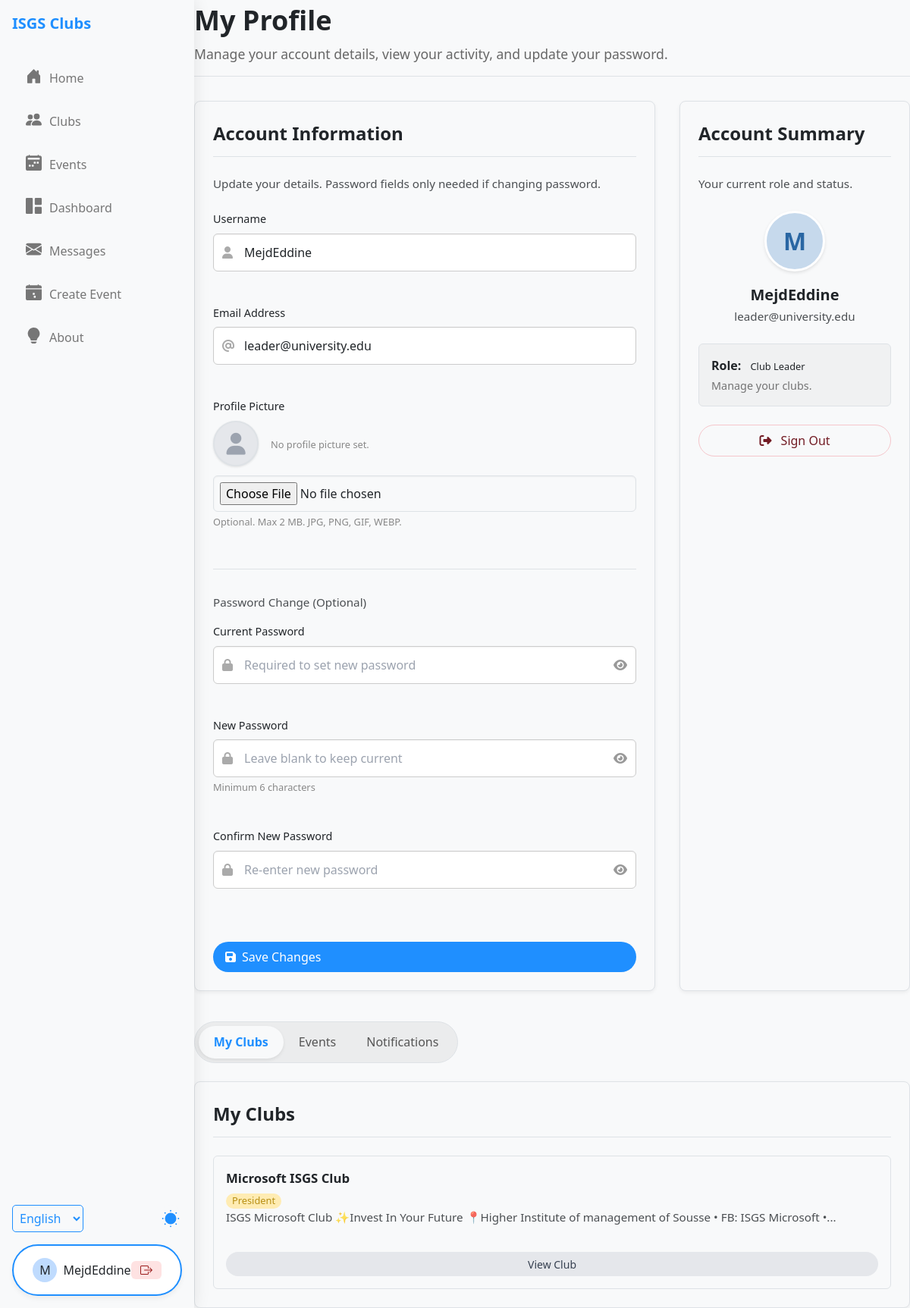
The app's page /profile.php (signed in) with its own data.
### tables this page shows
CREATE TABLE IF NOT EXISTS `users` (
  `id` int NOT NULL AUTO_INCREMENT,
  `username` varchar(50) NOT NULL,
  `email` varchar(100) NOT NULL,
  `password` varchar(255) NOT NULL,
  `role` enum('student','club_leader','admin') NOT NULL DEFAULT 'student',
  `is_banned` tinyint(1) NOT NULL DEFAULT '0',
  `ban_reason` text,
  `banned_until` datetime DEFAULT NULL COMMENT 'Null for permanent ban',
  `created_at` timestamp NOT NULL DEFAULT CURRENT_TIMESTAMP,
  `profile_picture_path` varchar(100) DEFAULT NULL,
  PRIMARY KEY (`id`),
  UNIQUE KEY `username` (`username`),
  UNIQUE KEY `email` (`email`),
  KEY `idx_user_status` (`is_banned`)
);

CREATE TABLE IF NOT EXISTS `club_members` (
  `id` int NOT NULL AUTO_INCREMENT,
  `user_id` int NOT NULL,
  `club_id` int NOT NULL,
  `role` enum('member','leader','pending') NOT NULL DEFAULT 'pending',
  `joined_at` timestamp NOT NULL DEFAULT CURRENT_TIMESTAMP,
  `department` enum('President','Vice President','HR Responsible','General Secretary','Media Responsible','Sponsoring Responsible','Logistique Responsible','Media Member','Sponsoring Member','Logistique Member','General Member') NOT NULL DEFAULT 'General Member',
  PRIMARY KEY (`id`),
  UNIQUE KEY `unique_membership` (`user_id`,`club_id`),
  KEY `idx_club_pending` (`club_id`,`role`)
);

CREATE TABLE IF NOT EXISTS `clubs` (
  `id` int NOT NULL AUTO_INCREMENT,
  `name` varchar(100) NOT NULL,
  `description` text,
  `category` varchar(50) NOT NULL,
  `meeting_schedule` varchar(100) DEFAULT NULL,
  `status` enum('pending','active','rejected') NOT NULL DEFAULT 'pending',
  `proposed_by_user_id` int DEFAULT NULL COMMENT 'User ID who submitted the request',
  `created_at` timestamp NOT NULL DEFAULT CURRENT_TIMESTAMP,
  `logo_path` varchar(100) DEFAULT NULL,
  PRIMARY KEY (`id`),
  KEY `proposed_by_user_id` (`proposed_by_user_id`),
  KEY `idx_club_status` (`status`)
);

### profile.php (the view, shortened to what this page needs)
<?php
require_once 'config/database.php';
$userId = $_SESSION['user']['id'];
$stmtUser = $pdo->prepare("SELECT username, email, role, password, profile_picture_path FROM users WHERE id = :id");
$stmtUser->bindParam(':id', $userId, PDO::PARAM_INT); $stmtUser->execute();
$currentUserData = $stmtUser->fetch(PDO::FETCH_ASSOC);
$username = $currentUserData['username']; $email = $currentUserData['email']; $userRole = $currentUserData['role']; $currentPasswordHash = $currentUserData['password'];
$currentProfilePicPath = $currentUserData['profile_picture_path'];
$userClubs = []; $userEvents = []; $allNotifications = [];
try {
    if ($userRole !== 'admin') { $queryClubs = "SELECT c.*, cm.role as member_role,department FROM clubs c JOIN club_members cm ON c.id = cm.club_id WHERE cm.user_id = :uid1 ORDER BY c.name ASC"; $stmtClubs = $pdo->prepare($queryClubs); $stmtClubs->bindParam(':uid1', $userId, PDO::PARAM_INT); $stmtClubs->execute(); $userClubs = $stmtClubs->fetchAll(PDO::FETCH_ASSOC); }
} catch (PDOException $e) { if (strpos($e->getMessage(), 'event_attendees') !== false || strpos($e->getMessage(), 'events') !== false) { error_log("Events tables might not exist: " . $e->getMessage()); } else { error_log("Profile Data Fetch Error: " . $e->getMessage()); $pageError = "Could not load profile data."; }} catch (Exception $e) { error_log("Profile Page Error: " . $e->getMessage()); $pageError = "An error occurred loading the page."; }
include_once 'header.php';
?>
<main class="main-content profile-page-container">
    <div class="profile-content-wrapper">
        <div class="profile-header">
             <h1>My Profile</h1>
             <p>Manage your account details, view your activity, and update your password.</p>
        </div>
        <div class="profile-grid">
            <div class="profile-form-column card">
                 <h2>Account Information</h2> <p class="card-description">Update your details. Password fields only needed if changing password.</p>
                 <form method="POST" action="profile.php" class="profile-form" enctype="multipart/form-data">
                     <div class="form-group"> <label for="username">Username</label> <div class="input-wrapper icon-input"> <i class="input-icon fas fa-user"></i> <input type="text" id="username" name="username" value="<?php echo htmlspecialchars($username); ?>" class="form-input" required> </div> </div>
                     <div class="form-group"> <label for="email">Email Address</label> <div class="input-wrapper icon-input"> <i class="input-icon fas fa-at"></i> <input type="email" id="email" name="email" value="<?php echo htmlspecialchars($email); ?>" class="form-input" required> </div> </div>
                     <div class="form-group">
                        <label for="profile_picture">Profile Picture</label>
                        <div class="profile-pic-current">
                            <?php if ($currentProfilePicPath && file_exists(rtrim($_SERVER['DOCUMENT_ROOT'], '/') . $currentProfilePicPath)): ?>
                                <img src="<?php echo htmlspecialchars($currentProfilePicPath); ?>" alt="Current profile picture" class="current-pic-preview">
                                <label class="checkbox-label remove-pic-label">
                                    <input type="checkbox" name="remove_picture" value="1" class="form-checkbox">
                                    <span>Remove current picture</span>
                                </label>
                            <?php else: ?>
                                <div class="current-pic-preview default-pic">
                                    <i class="fas fa-user default-pic-icon"></i>
                                </div>
                                <small class="input-hint">No profile picture set.</small>
                            <?php endif; ?>
                        </div>
                        <input type="file" id="profile_picture" name="profile_picture" class="form-input file-input" accept=".jpg, .jpeg, .png, .gif, .webp">
                        <small class="input-hint">Optional. Max <?php echo MAX_FILE_SIZE_PROFILE / 1024 / 1024; ?> MB. JPG, PNG, GIF, WEBP.</small>
                    </div>
                     <hr class="form-divider"> <p class="form-section-info">Password Change (Optional)</p>
                     <div class="form-group"> <label for="current_password">Current Password</label> <div class="input-wrapper icon-input password-input-group"> <i class="input-icon fas fa-lock"></i> <input type="password" id="current_password" name="current_password" class="form-input" placeholder="Required to set new password"> <button type="button" class="password-toggle" data-target="current_password" aria-label="Toggle visibility"><i class="fas fa-eye eye-icon"></i><i class="fas fa-eye-slash eye-off-icon"></i></button> </div> </div>
                     <div class="form-group"> <label for="new_password">New Password</label> <div class="input-wrapper icon-input password-input-group"> <i class="input-icon fas fa-lock"></i> <input type="password" id="new_password" name="new_password" class="form-input" placeholder="Leave blank to keep current"> <button type="button" class="password-toggle" data-target="new_password" aria-label="Toggle visibility"><i class="fas fa-eye eye-icon"></i><i class="fas fa-eye-slash eye-off-icon"></i></button> </div> <small class="input-hint">Minimum 6 characters</small> </div>
                     <div class="form-group"> <label for="confirm_password">Confirm New Password</label> <div class="input-wrapper icon-input password-input-group"> <i class="input-icon fas fa-lock"></i> <input type="password" id="confirm_password" name="confirm_password" class="form-input" placeholder="Re-enter new password"> <button type="button" class="password-toggle" data-target="confirm_password" aria-label="Toggle visibility"><i class="fas fa-eye eye-icon"></i><i class="fas fa-eye-slash eye-off-icon"></i></button> </div> </div>
                     <div class="form-actions"> <button type="submit" name="update_profile" class="btn btn-primary"><i class="fas fa-save"></i> Save Changes</button> </div>
                 </form>
            </div>
            <div class="profile-summary-column card">
                 <h2>Account Summary</h2> <p class="card-description">Your current role and status.</p> <div class="profile-avatar-section">
                     <div class="summary-avatar">
                          <?php if ($currentProfilePicPath && file_exists(rtrim($_SERVER['DOCUMENT_ROOT'], '/') . $currentProfilePicPath)): ?>
                              <img src="<?php echo htmlspecialchars($currentProfilePicPath); ?>" alt="Profile Picture" class="summary-avatar-img">
                          <?php else: ?>
                              <span class="summary-avatar-initial">
                                  <?php echo strtoupper(substr(htmlspecialchars($username), 0, 1)); ?>
                              </span>
                          <?php endif; ?>
                     </div>
                     <h3><?php echo htmlspecialchars($username); ?></h3> <p class="summary-email"><?php echo htmlspecialchars($email); ?></p> </div> <div class="profile-role-info"> <h4>Role: <span class="role-badge"><?php echo ucwords(str_replace('_', ' ', htmlspecialchars($userRole))); ?></span></h4> <p class="role-description"><?php switch ($userRole) { case 'admin': echo 'Full access.'; break; case 'club_leader': echo 'Manage your clubs.'; break; default: echo 'Join clubs & events.'; } ?></p> </div> <div class="account-actions"> <a href="actions/logout.php" class="btn btn-outline btn-danger"><i class="fas fa-sign-out-alt"></i> Sign Out</a> </div>
            </div>
        </div>
        <div class="profile-activity-section">
            <nav class="profile-tabs" aria-label="Profile Activity Sections">
                <?php if ($userRole !== 'admin'): ?>
                <button type="button" class="profile-tab-button active" data-tab-target="#profile-clubs" role="tab" aria-selected="true" aria-controls="profile-clubs">My Clubs</button>
                <button type="button" class="profile-tab-button" data-tab-target="#profile-events" role="tab" aria-selected="false" aria-controls="profile-events">Events</button>
                <?php endif; ?>
                <button type="button" class="profile-tab-button <?php echo ($userRole === 'admin') ? 'active' : ''; ?>" data-tab-target="#profile-notifications" role="tab" aria-selected="<?php echo ($userRole === 'admin') ? 'true' : 'false';?>" aria-controls="profile-notifications">Notifications</button>
            </nav>
            <div class="profile-tab-content">
                 <?php if ($userRole !== 'admin'): ?>
                <div id="profile-clubs" class="profile-tab-panel active" role="tabpanel">
                    <div class="card"><h2>My Clubs</h2> <?php  if (count($userClubs) > 0): ?><div class="list-container"><?php foreach ($userClubs as $club): ?><div class="list-item club-list-item"> <div class="item-main"> <strong class="item-title"><?php echo htmlspecialchars($club['name']); ?></strong> <?php if (($club['department'] ?? '') === 'President'): ?><span class="role-badge leader-badge"><?php echo htmlspecialchars($club['department']); ?></span><?php elseif(($club['department'] ?? '') === ''): ?><span class="role-badge member-badge">member</span><?php else: ?><span class="role-badge member-badge"><?php echo htmlspecialchars($club['department']); ?></span><?php endif; ?> <p class="item-description"><?php $desc=$club['description']??''; echo htmlspecialchars(substr($desc,0,120)).(strlen($desc)>120?'...':''); ?></p> </div> <a href="club-detail.php?page=club-detail&id=<?php echo $club['id'] ?? ''; ?>" class="btn btn-secondary btn-sm">View Club</a> </div><?php endforeach; ?></div><?php else: ?> <p class="empty-list-message">No clubs joined. <a href="index.php?page=clubs" class="text-link">Explore!</a></p> <?php endif; ?></div>
                </div>
                <?php endif;  ?>
            </div>
        </div>
    </div>
</main>
</body>
</html>

### styles.css (style rules this page uses)
* { margin: 0; padding: 0; box-sizing: border-box; }
body { font-family: sans-serif; background-color: #f0f2f5; display: flex; justify-content: center; align-items: center; min-height: 100vh; color: #333; }
.form-group { margin-bottom: 20px; }
label { display: block; font-size: 0.9em; font-weight: 600; color: #333; }
.input-wrapper { position: relative; }
.password-toggle { position: absolute; right: 10px; top: 50%; transform: translateY(-50%); background: none; border: none; cursor: pointer; padding: 5px; display: flex; align-items: center; justify-content: center; color: #888; }

### styles2.css (style rules this page uses)
:root { --primary-color: hsl(210, 100%, 56%); --primary-color-darker: hsl(210, 100%, 45%); --primary-color-lighter: hsl(210, 100%, 95%); --primary-color-dark-mode: hsl(210, 100%, 70%); --secondary-color: hsl(260, 80%, 65%); --background-color: #f8f9fa; --text-color: #212529; --muted-text-color: #6c757d; --border-color: #dee2e6; --card-bg: #ffffff; --card-shadow: 0 4px 15px rgba(0, 0, 0, 0.07); --card-hover-shadow: 0 8px 25px rgba(0, 0, 0, 0.1); }
body { background-color: var(--background-color); color: var(--text-color); font-family: 'Inter', -apple-system, BlinkMacSystemFont, "Segoe UI", Roboto, Helvetica, Arial, sans-serif, "Apple Color Emoji", "Segoe UI Emoji", "Segoe UI Symbol"; -webkit-font-smoothing: antialiased; -moz-osx-font-smoothing: grayscale; }
.btn { display: block; width: 100%; padding: 0.5rem 1rem; border-radius: 9999px; text-align: center; text-decoration: none; margin-top: 10px; transition: background-color 0.2s ease; }
.btn-outline { background-color: transparent; border: 1px solid var(--primary-color); color: var(--primary-color); }
.btn-primary { background-color: var(--primary-color); color: #ffffff; }
.main-content { margin-left: 256px; }
.card { background-color: var(--background-color); border: 1px solid var(--border-color); border-radius: 0.5rem; padding: 1.5rem; box-shadow: 0 4px 6px rgba(0, 0, 0, 0.05); transition: box-shadow 0.2s ease, transform 0.2s ease; }
.card p, .card-description { color: var(--text-color); opacity: 0.8; font-size: 0.95rem; line-height: 1.5; }
.input-wrapper input[type="email"], .input-wrapper input[type="password"], .input-wrapper input[type="text"] { width: 100%; padding: 12px 15px 12px 40px; border: 1px solid #ccc; border-radius: 6px; font-size: 1em; transition: border-color 0.2s ease; }
.card { background-color: var(--background-color); border: 1px solid var(--border-color); border-radius: 8px; box-shadow: 0 1px 3px rgba(0,0,0,0.05); }
.btn-secondary { background-color: #e5e7eb; color: #374151; border: 1px solid transparent; }

### records on screen
users: username "MejdEddine", email "leader@university.edu", username "M", role "Club Leader"
club_members: club.name "Microsoft ISGS Club", department "President", club.description "ISGS Microsoft Club ✨Invest In Your Future 📍Higher Institute of management of Sousse • FB: ISGS Microsoft •"

### other values on screen
substr($_SESSION['user']['username'], 0, 1) "M"
$_SESSION['user']['username'] "MejdEddine"
MAX_FILE_SIZE_PROFILE / 1024 / 1024 "2"
